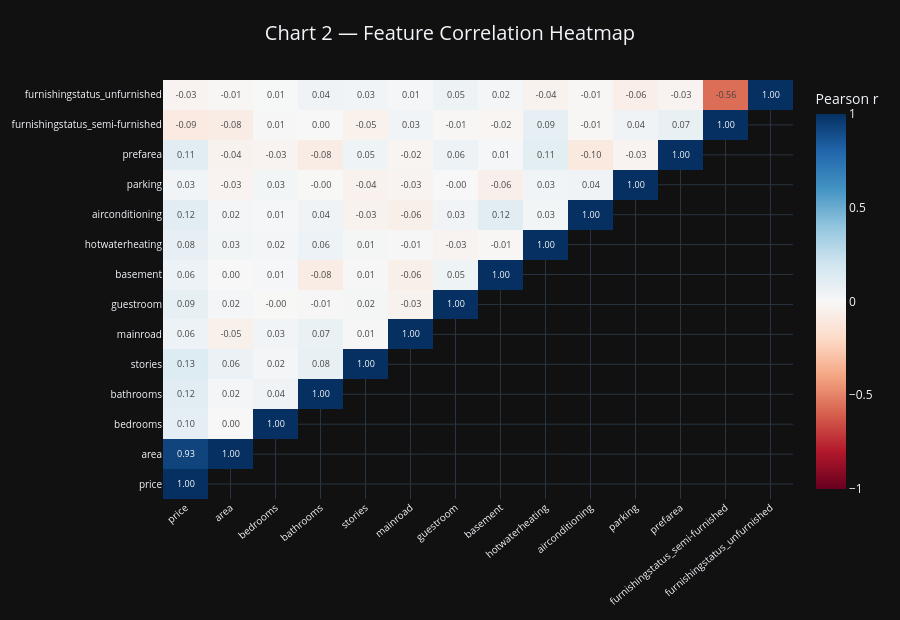

Here is the notebook cell this chart was saved with:
### Code cell
# Chart 2 — Correlation Heatmap
corr = df.corr(numeric_only=True)
mask = np.triu(np.ones_like(corr, dtype=bool), k=1)
corr_masked = corr.copy().astype(float)
corr_masked[mask] = np.nan

z    = corr_masked.values
cols = corr_masked.columns.tolist()
text = [[f'{v:.2f}' if not np.isnan(v) else '' for v in row] for row in z]

fig2 = go.Figure(go.Heatmap(
    z=z, x=cols, y=cols,
    colorscale='RdBu', zmid=0,
    text=text, texttemplate='%{text}', textfont=dict(size=9),
    hovertemplate='<b>%{y}</b> vs <b>%{x}</b><br>r = %{z:.3f}<extra></extra>',
    colorbar=dict(title='Pearson r'),
))
fig2.update_layout(
    template=THEME,
    title=dict(text='Chart 2 — Feature Correlation Heatmap', font=dict(size=20), x=0.5),
    height=620, margin=dict(t=80, b=120, l=160, r=60),
    xaxis=dict(tickangle=-40, tickfont=dict(size=10)),
    yaxis=dict(tickfont=dict(size=10)),
)
fig2.show()

print('Top correlations with price:')
print(corr['price'].drop('price').sort_values(key=abs, ascending=False).apply(lambda v: f'{v:+.3f}'))

### Figure 1 — Plotly figure (JSON) as saved in the notebook; plotly's stock layout.template omitted (floating-point values rounded to 4 significant figures; data arrays with more than 128 entries replaced by an {"elided": "..."} marker saying what was removed)
{"data": [{"colorbar": {"title": {"text": "Pearson r"}}, "colorscale": [[0, "rgb(103,0,31)"], [0.1, "rgb(178,24,43)"], [0.2, "rgb(214,96,77)"], [0.3, "rgb(244,165,130)"], [0.4, "rgb(253,219,199)"], [0.5, "rgb(247,247,247)"], [0.6, "rgb(209,229,240)"], [0.7, "rgb(146,197,222)"], [0.8, "rgb(67,147,195)"], [0.9, "rgb(33,102,172)"], [1, "rgb(5,48,97)"]], "hovertemplate": "<b>%{y}</b> vs <b>%{x}</b><br>r = %{z:.3f}<extra></extra>", "text": {"elided": "14x14 str values"}, "textfont": {"size": 9}, "texttemplate": "%{text}", "type": "heatmap", "x": ["price", "area", "bedrooms", "bathrooms", "stories", "mainroad", "guestroom", "basement", "hotwaterheating", "airconditioning", "parking", "prefarea", "furnishingstatus_semi-furnished", "furnishingstatus_unfurnished"], "y": ["price", "area", "bedrooms", "bathrooms", "stories", "mainroad", "guestroom", "basement", "hotwaterheating", "airconditioning", "parking", "prefarea", "furnishingstatus_semi-furnished", "furnishingstatus_unfurnished"], "z": {"elided": "14x14 float values"}, "zmid": 0}], "layout": {"height": 620, "margin": {"b": 120, "l": 160, "r": 60, "t": 80}, "title": {"font": {"size": 20}, "text": "Chart 2 — Feature Correlation Heatmap", "x": 0.5}, "xaxis": {"tickangle": -40, "tickfont": {"size": 10}}, "yaxis": {"tickfont": {"size": 10}}}}
